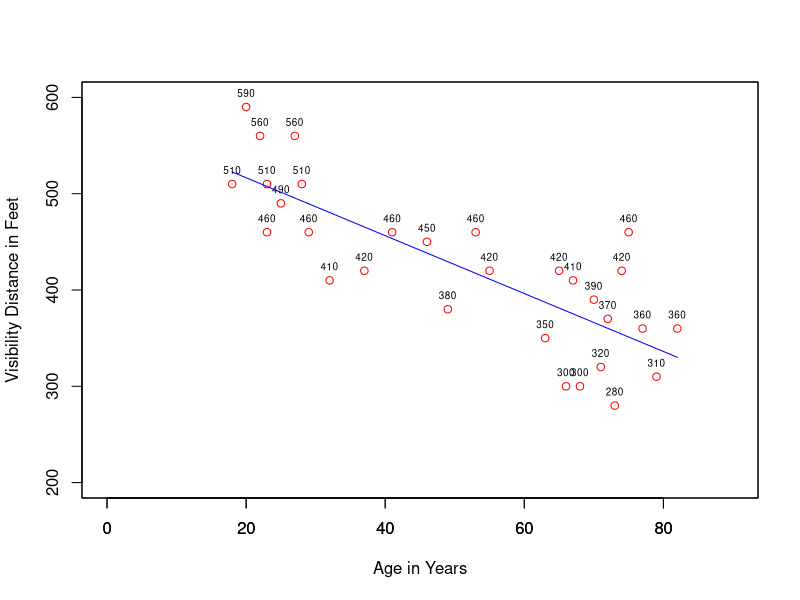

Write R code to recreate this figure.



# Read csv file as a DataFrame
#
setwd("C:\\Users\\sarathy\\Documents\\2019-Teaching\\Fall2019\\Fall2019-MSIS5503\\MSIS-5503-Data")
df1 <- read.table('Driver-Age.csv', 
                 header = TRUE, sep = ',')

#Assign variable names to DataFrame Column objects
age <- df1$Age
distance <- df1$Distance
print(df1)
#
#
samp_means <- c(mean(distance), mean(age))
print(samp_means)
samp_sd <- c(sd(distance), sd(age))
print(round(samp_sd,3))
samp_cor <- cor(distance, age)
print(round(samp_cor,3))
#
reg_mod <- lm(distance ~ age)
summary(reg_mod)
#Generate Predicted Values and Residuals and Add them to the Data Frame df1
#
df1$p_distance <- predict(reg_mod) 
df1$r_distance <- residuals.lm(reg_mod)
print (df1)
#
# Plot of Networth vs Age
#
plot(age,distance,col="red", 
     xlab="Age in Years", 
     ylab="Visibility Distance in Feet", 
     xlim = c(0, 90), ylim= c(200, 600))
text(age, distance, distance, cex=0.6, pos=3)
#
# Add Predicted Values to the Plot
# 
par(new=TRUE)
plot(age,df1$p_distance,type="l",
     yaxt='n', ann=FALSE, col="blue",  xlim = c(0, 90), ylim= c(200, 600))
#
# Obtaining Sums of Squares using ANOVA
#
anova_mod <- anova(reg_mod)
print(anova_mod)
#
#
